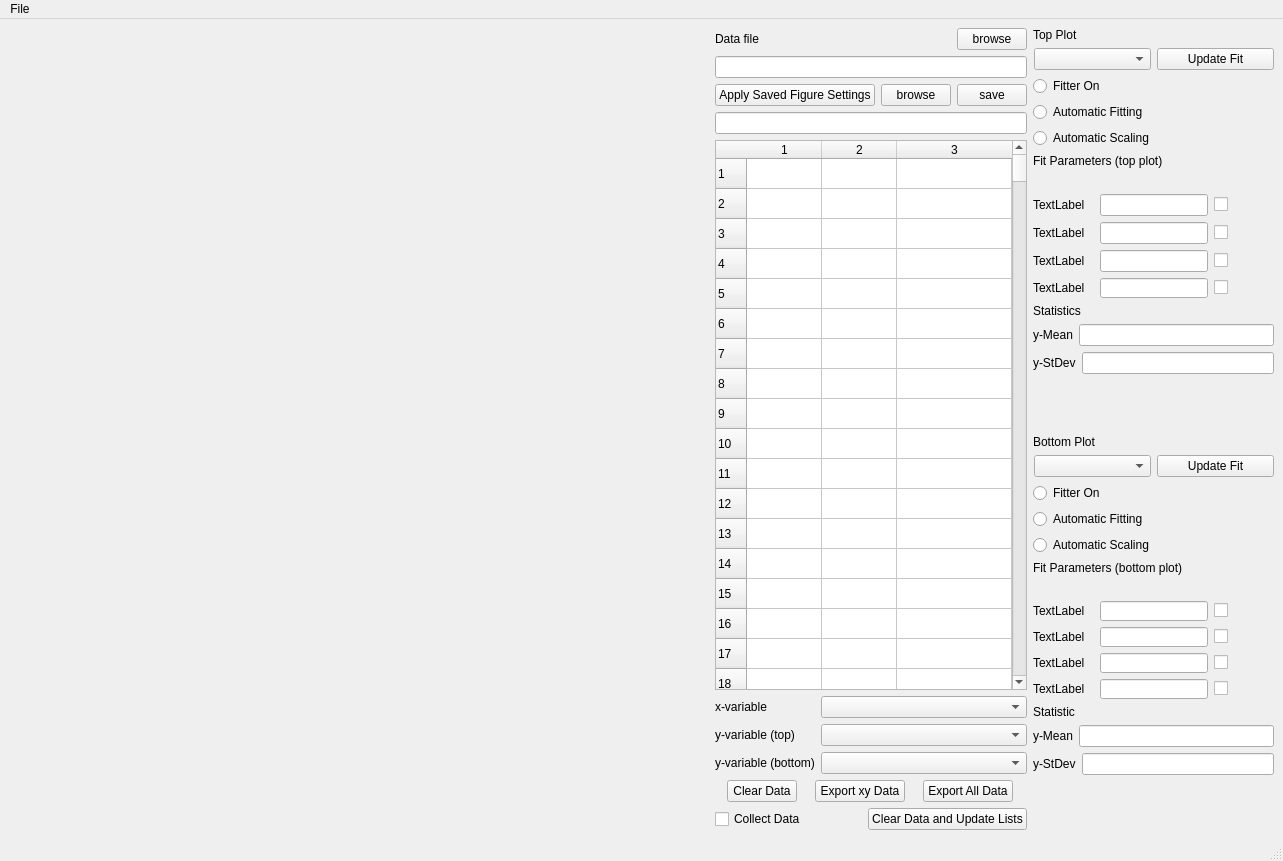
<?xml version="1.0" encoding="UTF-8"?>
<ui version="4.0">
 <class>MainWindow</class>
 <widget class="QMainWindow" name="MainWindow">
  <property name="geometry">
   <rect>
    <x>0</x>
    <y>0</y>
    <width>1283</width>
    <height>861</height>
   </rect>
  </property>
  <property name="windowTitle">
   <string>Data Analysis: Two plots</string>
  </property>
  <widget class="QWidget" name="centralwidget">
   <layout class="QHBoxLayout" name="horizontalLayout_22">
    <item>
     <layout class="QVBoxLayout" name="verticalLayout_3">
      <item>
       <widget class="QWidget" name="mplwindow" native="true">
        <property name="sizePolicy">
         <sizepolicy hsizetype="Expanding" vsizetype="Ignored">
          <horstretch>0</horstretch>
          <verstretch>0</verstretch>
         </sizepolicy>
        </property>
        <property name="minimumSize">
         <size>
          <width>700</width>
          <height>0</height>
         </size>
        </property>
        <layout class="QVBoxLayout" name="mplvl"/>
       </widget>
      </item>
      <item>
       <widget class="QWidget" name="mplwindow2" native="true">
        <property name="sizePolicy">
         <sizepolicy hsizetype="Expanding" vsizetype="Ignored">
          <horstretch>0</horstretch>
          <verstretch>0</verstretch>
         </sizepolicy>
        </property>
        <property name="minimumSize">
         <size>
          <width>700</width>
          <height>0</height>
         </size>
        </property>
        <layout class="QVBoxLayout" name="mplvl2"/>
       </widget>
      </item>
     </layout>
    </item>
    <item>
     <layout class="QVBoxLayout" name="verticalLayout">
      <item>
       <layout class="QHBoxLayout" name="horizontalLayout_4">
        <item>
         <widget class="QLabel" name="label">
          <property name="maximumSize">
           <size>
            <width>16777215</width>
            <height>16777215</height>
           </size>
          </property>
          <property name="text">
           <string>Data file</string>
          </property>
         </widget>
        </item>
        <item>
         <widget class="QPushButton" name="searchDataFile">
          <property name="maximumSize">
           <size>
            <width>70</width>
            <height>16777215</height>
           </size>
          </property>
          <property name="text">
           <string>browse</string>
          </property>
         </widget>
        </item>
       </layout>
      </item>
      <item>
       <widget class="QLineEdit" name="DataFileInput">
        <property name="sizePolicy">
         <sizepolicy hsizetype="Preferred" vsizetype="Fixed">
          <horstretch>0</horstretch>
          <verstretch>0</verstretch>
         </sizepolicy>
        </property>
        <property name="maximumSize">
         <size>
          <width>16777215</width>
          <height>16777215</height>
         </size>
        </property>
       </widget>
      </item>
      <item>
       <layout class="QHBoxLayout" name="horizontalLayout_5">
        <item>
         <widget class="QPushButton" name="settingsApply">
          <property name="text">
           <string>Apply Saved Figure Settings</string>
          </property>
         </widget>
        </item>
        <item>
         <widget class="QPushButton" name="settingsBrowse">
          <property name="maximumSize">
           <size>
            <width>70</width>
            <height>16777215</height>
           </size>
          </property>
          <property name="text">
           <string>browse</string>
          </property>
         </widget>
        </item>
        <item>
         <widget class="QPushButton" name="settingsSave">
          <property name="maximumSize">
           <size>
            <width>70</width>
            <height>16777215</height>
           </size>
          </property>
          <property name="text">
           <string>save</string>
          </property>
         </widget>
        </item>
       </layout>
      </item>
      <item>
       <widget class="QLineEdit" name="SettingsFileLE">
        <property name="maximumSize">
         <size>
          <width>16777215</width>
          <height>16777215</height>
         </size>
        </property>
       </widget>
      </item>
      <item>
       <widget class="QTableWidget" name="mpldata">
        <property name="sizePolicy">
         <sizepolicy hsizetype="Minimum" vsizetype="MinimumExpanding">
          <horstretch>0</horstretch>
          <verstretch>0</verstretch>
         </sizepolicy>
        </property>
        <property name="minimumSize">
         <size>
          <width>300</width>
          <height>200</height>
         </size>
        </property>
        <property name="editTriggers">
         <set>QAbstractItemView::NoEditTriggers</set>
        </property>
        <property name="rowCount">
         <number>1000</number>
        </property>
        <property name="columnCount">
         <number>3</number>
        </property>
        <attribute name="horizontalHeaderVisible">
         <bool>true</bool>
        </attribute>
        <attribute name="horizontalHeaderCascadingSectionResizes">
         <bool>false</bool>
        </attribute>
        <attribute name="horizontalHeaderDefaultSectionSize">
         <number>75</number>
        </attribute>
        <attribute name="horizontalHeaderStretchLastSection">
         <bool>true</bool>
        </attribute>
        <row/>
        <row/>
        <row/>
        <row/>
        <row/>
        <row/>
        <row/>
        <row/>
        <row/>
        <row/>
        <row/>
        <row/>
        <row/>
        <row/>
        <row/>
        <row/>
        <row/>
        <row/>
        <row/>
        <row/>
        <row/>
        <row/>
        <row/>
        <row/>
        <row/>
        <row/>
        <row/>
        <row/>
        <row/>
        <row/>
        <row/>
        <row/>
        <row/>
        <row/>
        <row/>
        <row/>
        <row/>
        <row/>
        <row/>
        <row/>
        <row/>
        <row/>
        <row/>
        <row/>
        <row/>
        <row/>
        <row/>
        <row/>
        <row/>
        <row/>
        <row/>
        <row/>
        <row/>
        <row/>
        <row/>
        <row/>
        <row/>
        <row/>
        <row/>
        <row/>
        <row/>
        <row/>
        <row/>
        <row/>
        <row/>
        <row/>
        <row/>
        <row/>
        <row/>
        <row/>
        <row/>
        <row/>
        <row/>
        <row/>
        <row/>
        <row/>
        <row/>
        <row/>
        <row/>
        <row/>
        <row/>
        <row/>
        <row/>
        <row/>
        <row/>
        <row/>
        <row/>
        <row/>
        <row/>
        <row/>
        <row/>
        <row/>
        <row/>
        <row/>
        <row/>
        <row/>
        <row/>
        <row/>
        <row/>
        <row/>
        <row/>
        <row/>
        <row/>
        <row/>
        <row/>
        <row/>
        <row/>
        <row/>
        <row/>
        <row/>
        <row/>
        <row/>
        <row/>
        <row/>
        <row/>
        <row/>
        <row/>
        <row/>
        <row/>
        <row/>
        <row/>
        <row/>
        <row/>
        <row/>
        <row/>
        <row/>
        <row/>
        <row/>
        <row/>
        <row/>
        <row/>
        <row/>
        <row/>
        <row/>
        <row/>
        <row/>
        <row/>
        <row/>
        <row/>
        <row/>
        <row/>
        <row/>
        <row/>
        <row/>
        <row/>
        <row/>
        <row/>
        <row/>
        <row/>
        <row/>
        <row/>
        <row/>
        <row/>
        <row/>
        <row/>
        <row/>
        <row/>
        <row/>
        <row/>
        <row/>
        <row/>
        <row/>
        <row/>
        <row/>
        <row/>
        <row/>
        <row/>
        <row/>
        <row/>
        <row/>
        <row/>
        <row/>
        <row/>
        <row/>
        <row/>
        <row/>
        <row/>
        <row/>
        <row/>
        <row/>
        <row/>
        <row/>
        <row/>
        <row/>
        <row/>
        <row/>
        <row/>
        <row/>
        <row/>
        <row/>
        <row/>
        <row/>
        <row/>
        <row/>
        <row/>
        <row/>
        <row/>
        <row/>
        <row/>
        <row/>
        <row/>
        <row/>
        <row/>
        <row/>
        <row/>
        <row/>
        <row/>
        <row/>
        <row/>
        <row/>
        <row/>
        <row/>
        <row/>
        <row/>
        <row/>
        <row/>
        <row/>
        <row/>
        <row/>
        <row/>
        <row/>
        <row/>
        <row/>
        <row/>
        <row/>
        <row/>
        <row/>
        <row/>
        <row/>
        <row/>
        <row/>
        <row/>
        <row/>
        <row/>
        <row/>
        <row/>
        <row/>
        <row/>
        <row/>
        <row/>
        <row/>
        <row/>
        <row/>
        <row/>
        <row/>
        <row/>
        <row/>
        <row/>
        <row/>
        <row/>
        <row/>
        <row/>
        <row/>
        <row/>
        <row/>
        <row/>
        <row/>
        <row/>
        <row/>
        <row/>
        <row/>
        <row/>
        <row/>
        <row/>
        <row/>
        <row/>
        <row/>
        <row/>
        <row/>
        <row/>
        <row/>
        <row/>
        <row/>
        <row/>
        <row/>
        <row/>
        <row/>
        <row/>
        <row/>
        <row/>
        <row/>
        <row/>
        <row/>
        <row/>
        <row/>
        <row/>
        <row/>
        <row/>
        <row/>
        <row/>
        <row/>
        <row/>
        <row/>
        <row/>
        <row/>
        <row/>
        <row/>
        <row/>
        <row/>
        <row/>
        <row/>
        <row/>
        <row/>
        <row/>
        <row/>
        <row/>
        <row/>
        <row/>
        <row/>
        <row/>
        <row/>
        <row/>
        <row/>
        <row/>
        <row/>
        <row/>
        <row/>
        <row/>
        <row/>
        <row/>
        <row/>
        <row/>
        <row/>
        <row/>
        <row/>
        <row/>
        <row/>
        <row/>
        <row/>
        <row/>
        <row/>
        <row/>
        <row/>
        <row/>
        <row/>
        <row/>
        <row/>
        <row/>
        <row/>
        <row/>
        <row/>
        <row/>
        <row/>
        <row/>
        <row/>
        <row/>
        <row/>
        <row/>
        <row/>
        <row/>
        <row/>
        <row/>
        <row/>
        <row/>
        <row/>
        <row/>
        <row/>
        <row/>
        <row/>
        <row/>
        <row/>
        <row/>
        <row/>
        <row/>
        <row/>
        <row/>
        <row/>
        <row/>
        <row/>
        <row/>
        <row/>
        <row/>
        <row/>
        <row/>
        <row/>
        <row/>
        <row/>
        <row/>
        <row/>
        <row/>
        <row/>
        <row/>
        <row/>
        <row/>
        <row/>
        <row/>
        <row/>
        <row/>
        <row/>
        <row/>
        <row/>
        <row/>
        <row/>
        <row/>
        <row/>
        <row/>
        <row/>
        <row/>
        <row/>
        <row/>
        <row/>
        <row/>
        <row/>
        <row/>
        <row/>
        <row/>
        <row/>
        <row/>
        <row/>
        <row/>
        <row/>
        <row/>
        <row/>
        <row/>
        <row/>
        <row/>
        <row/>
        <row/>
        <row/>
        <row/>
        <row/>
        <row/>
        <row/>
        <row/>
        <row/>
        <row/>
        <row/>
        <row/>
        <row/>
        <row/>
        <row/>
        <row/>
        <row/>
        <row/>
        <row/>
        <row/>
        <row/>
        <row/>
        <row/>
        <row/>
        <row/>
        <row/>
        <row/>
        <row/>
        <row/>
        <row/>
        <row/>
        <row/>
        <row/>
        <row/>
        <row/>
        <row/>
        <row/>
        <row/>
        <row/>
        <row/>
        <row/>
        <row/>
        <row/>
        <row/>
        <row/>
        <row/>
        <row/>
        <row/>
        <row/>
        <row/>
        <row/>
        <row/>
        <row/>
        <row/>
        <row/>
        <row/>
        <row/>
        <row/>
        <row/>
        <row/>
        <row/>
        <row/>
        <row/>
        <row/>
        <row/>
        <row/>
        <row/>
        <row/>
        <row/>
        <row/>
        <row/>
        <row/>
        <row/>
        <row/>
        <row/>
        <row/>
        <row/>
        <row/>
        <row/>
        <row/>
        <row/>
        <row/>
        <row/>
        <row/>
        <row/>
        <row/>
        <row/>
        <row/>
        <row/>
        <row/>
        <row/>
        <row/>
        <row/>
        <row/>
        <row/>
        <row/>
        <row/>
        <row/>
        <row/>
        <row/>
        <row/>
        <row/>
        <row/>
        <row/>
        <row/>
        <row/>
        <row/>
        <row/>
        <row/>
        <row/>
        <row/>
        <row/>
        <row/>
        <row/>
        <row/>
        <row/>
        <row/>
        <row/>
        <row/>
        <row/>
        <row/>
        <row/>
        <row/>
        <row/>
        <row/>
        <row/>
        <row/>
        <row/>
        <row/>
        <row/>
        <row/>
        <row/>
        <row/>
        <row/>
        <row/>
        <row/>
        <row/>
        <row/>
        <row/>
        <row/>
        <row/>
        <row/>
        <row/>
        <row/>
        <row/>
        <row/>
        <row/>
        <row/>
        <row/>
        <row/>
        <row/>
        <row/>
        <row/>
        <row/>
        <row/>
        <row/>
        <row/>
        <row/>
        <row/>
        <row/>
        <row/>
        <row/>
        <row/>
        <row/>
        <row/>
        <row/>
        <row/>
        <row/>
        <row/>
        <row/>
        <row/>
        <row/>
        <row/>
        <row/>
        <row/>
        <row/>
        <row/>
        <row/>
        <row/>
        <row/>
        <row/>
        <row/>
        <row/>
        <row/>
        <row/>
        <row/>
        <row/>
        <row/>
        <row/>
        <row/>
        <row/>
        <row/>
        <row/>
        <row/>
        <row/>
        <row/>
        <row/>
        <row/>
        <row/>
        <row/>
        <row/>
        <row/>
        <row/>
        <row/>
        <row/>
        <row/>
        <row/>
        <row/>
        <row/>
        <row/>
        <row/>
        <row/>
        <row/>
        <row/>
        <row/>
        <row/>
        <row/>
        <row/>
        <row/>
        <row/>
        <row/>
        <row/>
        <row/>
        <row/>
        <row/>
        <row/>
        <row/>
        <row/>
        <row/>
        <row/>
        <row/>
        <row/>
        <row/>
        <row/>
        <row/>
        <row/>
        <row/>
        <row/>
        <row/>
        <row/>
        <row/>
        <row/>
        <row/>
        <row/>
        <row/>
        <row/>
        <row/>
        <row/>
        <row/>
        <row/>
        <row/>
        <row/>
        <row/>
        <row/>
        <row/>
        <row/>
        <row/>
        <row/>
        <row/>
        <row/>
        <row/>
        <row/>
        <row/>
        <row/>
        <row/>
        <row/>
        <row/>
        <row/>
        <row/>
        <row/>
        <row/>
        <row/>
        <row/>
        <row/>
        <row/>
        <row/>
        <row/>
        <row/>
        <row/>
        <row/>
        <row/>
        <row/>
        <row/>
        <row/>
        <row/>
        <row/>
        <row/>
        <row/>
        <row/>
        <row/>
        <row/>
        <row/>
        <row/>
        <row/>
        <row/>
        <row/>
        <row/>
        <row/>
        <row/>
        <row/>
        <row/>
        <row/>
        <row/>
        <row/>
        <row/>
        <row/>
        <row/>
        <row/>
        <row/>
        <row/>
        <row/>
        <row/>
        <row/>
        <row/>
        <row/>
        <row/>
        <row/>
        <row/>
        <row/>
        <row/>
        <row/>
        <row/>
        <row/>
        <row/>
        <row/>
        <row/>
        <row/>
        <row/>
        <row/>
        <row/>
        <row/>
        <row/>
        <row/>
        <row/>
        <row/>
        <row/>
        <row/>
        <row/>
        <row/>
        <row/>
        <row/>
        <row/>
        <row/>
        <row/>
        <row/>
        <row/>
        <row/>
        <row/>
        <row/>
        <row/>
        <row/>
        <row/>
        <row/>
        <row/>
        <row/>
        <row/>
        <row/>
        <row/>
        <row/>
        <row/>
        <row/>
        <row/>
        <row/>
        <row/>
        <row/>
        <row/>
        <row/>
        <row/>
        <row/>
        <row/>
        <row/>
        <row/>
        <row/>
        <row/>
        <row/>
        <row/>
        <row/>
        <row/>
        <row/>
        <row/>
        <row/>
        <row/>
        <row/>
        <row/>
        <row/>
        <row/>
        <row/>
        <row/>
        <row/>
        <row/>
        <row/>
        <row/>
        <row/>
        <row/>
        <row/>
        <row/>
        <row/>
        <row/>
        <row/>
        <row/>
        <row/>
        <row/>
        <row/>
        <row/>
        <row/>
        <row/>
        <row/>
        <row/>
        <row/>
        <row/>
        <row/>
        <row/>
        <row/>
        <row/>
        <row/>
        <row/>
        <row/>
        <row/>
        <row/>
        <row/>
        <row/>
        <row/>
        <row/>
        <row/>
        <row/>
        <row/>
        <row/>
        <row/>
        <row/>
        <row/>
        <row/>
        <row/>
        <row/>
        <row/>
        <row/>
        <row/>
        <row/>
        <row/>
        <row/>
        <row/>
        <row/>
        <row/>
        <row/>
        <row/>
        <row/>
        <row/>
        <row/>
        <row/>
        <row/>
        <row/>
        <row/>
        <row/>
        <row/>
        <row/>
        <row/>
        <row/>
        <row/>
        <row/>
        <row/>
        <row/>
        <row/>
        <row/>
        <row/>
        <row/>
        <row/>
        <row/>
        <row/>
        <row/>
        <row/>
        <row/>
        <row/>
        <row/>
        <row/>
        <row/>
        <row/>
        <row/>
        <row/>
        <row/>
        <row/>
        <row/>
        <row/>
        <row/>
        <row/>
        <row/>
        <row/>
        <row/>
        <row/>
        <row/>
        <row/>
        <row/>
        <row/>
        <row/>
        <row/>
        <row/>
        <row/>
        <row/>
        <row/>
        <row/>
        <row/>
        <row/>
        <row/>
        <row/>
        <row/>
        <row/>
        <row/>
        <row/>
        <row/>
        <row/>
        <row/>
        <row/>
        <row/>
        <row/>
        <row/>
        <row/>
        <row/>
        <row/>
        <row/>
        <row/>
        <row/>
        <row/>
        <row/>
        <row/>
        <row/>
        <row/>
        <row/>
        <row/>
        <row/>
        <row/>
        <row/>
        <row/>
        <row/>
        <row/>
        <row/>
        <row/>
        <row/>
        <row/>
        <row/>
        <row/>
        <row/>
        <row/>
        <row/>
        <row/>
        <row/>
        <row/>
        <row/>
        <row/>
        <row/>
        <row/>
        <row/>
        <row/>
        <row/>
        <row/>
        <row/>
        <row/>
        <row/>
        <row/>
        <row/>
        <row/>
        <row/>
        <row/>
        <row/>
        <row/>
        <row/>
        <row/>
        <row/>
        <row/>
        <row/>
        <row/>
        <row/>
        <row/>
        <row/>
        <row/>
        <row/>
        <row/>
        <row/>
        <row/>
        <row/>
        <row/>
        <row/>
        <row/>
        <row/>
        <row/>
        <row/>
        <row/>
        <column/>
        <column/>
        <column/>
       </widget>
      </item>
      <item>
       <layout class="QHBoxLayout" name="horizontalLayout_3">
        <item>
         <widget class="QLabel" name="comboControlLabel">
          <property name="maximumSize">
           <size>
            <width>100</width>
            <height>16777215</height>
           </size>
          </property>
          <property name="text">
           <string>x-variable</string>
          </property>
         </widget>
        </item>
        <item>
         <widget class="QComboBox" name="comboControl">
          <property name="maximumSize">
           <size>
            <width>250</width>
            <height>16777215</height>
           </size>
          </property>
         </widget>
        </item>
       </layout>
      </item>
      <item>
       <layout class="QHBoxLayout" name="horizontalLayout">
        <item>
         <widget class="QLabel" name="comboMmtLabel">
          <property name="maximumSize">
           <size>
            <width>100</width>
            <height>16777215</height>
           </size>
          </property>
          <property name="text">
           <string>y-variable (top)</string>
          </property>
         </widget>
        </item>
        <item>
         <widget class="QComboBox" name="comboMmt">
          <property name="maximumSize">
           <size>
            <width>250</width>
            <height>16777215</height>
           </size>
          </property>
         </widget>
        </item>
       </layout>
      </item>
      <item>
       <layout class="QHBoxLayout" name="horizontalLayout_13">
        <item>
         <widget class="QLabel" name="label_3">
          <property name="maximumSize">
           <size>
            <width>100</width>
            <height>16777215</height>
           </size>
          </property>
          <property name="text">
           <string>y-variable (bottom)</string>
          </property>
         </widget>
        </item>
        <item>
         <widget class="QComboBox" name="comboMmt2">
          <property name="maximumSize">
           <size>
            <width>250</width>
            <height>16777215</height>
           </size>
          </property>
         </widget>
        </item>
       </layout>
      </item>
      <item>
       <layout class="QHBoxLayout" name="horizontalLayout_2">
        <item>
         <widget class="QPushButton" name="ClrData">
          <property name="maximumSize">
           <size>
            <width>70</width>
            <height>16777215</height>
           </size>
          </property>
          <property name="text">
           <string>Clear Data</string>
          </property>
         </widget>
        </item>
        <item>
         <widget class="QPushButton" name="ExportData">
          <property name="maximumSize">
           <size>
            <width>90</width>
            <height>16777215</height>
           </size>
          </property>
          <property name="text">
           <string>Export xy Data</string>
          </property>
         </widget>
        </item>
        <item>
         <widget class="QPushButton" name="ExportAllData">
          <property name="maximumSize">
           <size>
            <width>90</width>
            <height>16777215</height>
           </size>
          </property>
          <property name="text">
           <string>Export All Data</string>
          </property>
         </widget>
        </item>
       </layout>
      </item>
      <item>
       <layout class="QHBoxLayout" name="horizontalLayout_11">
        <item>
         <widget class="QCheckBox" name="CollectData">
          <property name="maximumSize">
           <size>
            <width>200</width>
            <height>16777215</height>
           </size>
          </property>
          <property name="text">
           <string>Collect Data</string>
          </property>
         </widget>
        </item>
        <item>
         <widget class="QPushButton" name="updatelists">
          <property name="maximumSize">
           <size>
            <width>200</width>
            <height>16777215</height>
           </size>
          </property>
          <property name="text">
           <string>Clear Data and Update Lists</string>
          </property>
         </widget>
        </item>
       </layout>
      </item>
     </layout>
    </item>
    <item>
     <layout class="QVBoxLayout" name="verticalLayout_6">
      <item>
       <layout class="QVBoxLayout" name="verticalLayout_5">
        <item>
         <widget class="QLabel" name="label_7">
          <property name="text">
           <string>Top Plot</string>
          </property>
         </widget>
        </item>
        <item>
         <layout class="QHBoxLayout" name="horizontalLayout_6">
          <property name="leftMargin">
           <number>1</number>
          </property>
          <item>
           <widget class="QComboBox" name="comboFitType"/>
          </item>
          <item>
           <widget class="QPushButton" name="UpdateFit">
            <property name="text">
             <string>Update Fit</string>
            </property>
           </widget>
          </item>
         </layout>
        </item>
        <item>
         <widget class="QRadioButton" name="FitOnButton">
          <property name="text">
           <string>Fitter On</string>
          </property>
          <property name="autoExclusive">
           <bool>false</bool>
          </property>
         </widget>
        </item>
        <item>
         <widget class="QRadioButton" name="AutoFitOn">
          <property name="text">
           <string>Automatic Fitting</string>
          </property>
          <property name="autoExclusive">
           <bool>false</bool>
          </property>
         </widget>
        </item>
        <item>
         <widget class="QRadioButton" name="AutoScale1">
          <property name="enabled">
           <bool>true</bool>
          </property>
          <property name="text">
           <string>Automatic Scaling</string>
          </property>
          <property name="autoExclusive">
           <bool>false</bool>
          </property>
         </widget>
        </item>
       </layout>
      </item>
      <item>
       <layout class="QVBoxLayout" name="verticalLayout_4">
        <item>
         <widget class="QLabel" name="lblFitParams">
          <property name="text">
           <string>Fit Parameters (top plot)</string>
          </property>
         </widget>
        </item>
        <item>
         <widget class="QLabel" name="equationLabel">
          <property name="text">
           <string/>
          </property>
         </widget>
        </item>
        <item>
         <layout class="QHBoxLayout" name="horizontalLayout_10">
          <item>
           <widget class="QLabel" name="lblFitParam1">
            <property name="sizePolicy">
             <sizepolicy hsizetype="Fixed" vsizetype="Preferred">
              <horstretch>0</horstretch>
              <verstretch>0</verstretch>
             </sizepolicy>
            </property>
            <property name="maximumSize">
             <size>
              <width>70</width>
              <height>16777215</height>
             </size>
            </property>
            <property name="text">
             <string>TextLabel</string>
            </property>
           </widget>
          </item>
          <item>
           <widget class="QLineEdit" name="fitParam1">
            <property name="sizePolicy">
             <sizepolicy hsizetype="Maximum" vsizetype="Fixed">
              <horstretch>0</horstretch>
              <verstretch>0</verstretch>
             </sizepolicy>
            </property>
            <property name="maximumSize">
             <size>
              <width>170</width>
              <height>16777215</height>
             </size>
            </property>
           </widget>
          </item>
          <item>
           <widget class="QCheckBox" name="fixFitParam1">
            <property name="text">
             <string/>
            </property>
           </widget>
          </item>
         </layout>
        </item>
        <item>
         <layout class="QHBoxLayout" name="horizontalLayout_9">
          <item>
           <widget class="QLabel" name="lblFitParam2">
            <property name="sizePolicy">
             <sizepolicy hsizetype="Fixed" vsizetype="Preferred">
              <horstretch>0</horstretch>
              <verstretch>0</verstretch>
             </sizepolicy>
            </property>
            <property name="maximumSize">
             <size>
              <width>70</width>
              <height>16777215</height>
             </size>
            </property>
            <property name="text">
             <string>TextLabel</string>
            </property>
           </widget>
          </item>
          <item>
           <widget class="QLineEdit" name="fitParam2">
            <property name="sizePolicy">
             <sizepolicy hsizetype="Maximum" vsizetype="Fixed">
              <horstretch>0</horstretch>
              <verstretch>0</verstretch>
             </sizepolicy>
            </property>
            <property name="maximumSize">
             <size>
              <width>170</width>
              <height>16777215</height>
             </size>
            </property>
           </widget>
          </item>
          <item>
           <widget class="QCheckBox" name="fixFitParam2">
            <property name="text">
             <string/>
            </property>
           </widget>
          </item>
         </layout>
        </item>
        <item>
         <layout class="QHBoxLayout" name="horizontalLayout_8">
          <item>
           <widget class="QLabel" name="lblFitParam3">
            <property name="sizePolicy">
             <sizepolicy hsizetype="Fixed" vsizetype="Preferred">
              <horstretch>0</horstretch>
              <verstretch>0</verstretch>
             </sizepolicy>
            </property>
            <property name="maximumSize">
             <size>
              <width>70</width>
              <height>16777215</height>
             </size>
            </property>
            <property name="text">
             <string>TextLabel</string>
            </property>
           </widget>
          </item>
          <item>
           <widget class="QLineEdit" name="fitParam3">
            <property name="sizePolicy">
             <sizepolicy hsizetype="Maximum" vsizetype="Fixed">
              <horstretch>0</horstretch>
              <verstretch>0</verstretch>
             </sizepolicy>
            </property>
            <property name="maximumSize">
             <size>
              <width>170</width>
              <height>16777215</height>
             </size>
            </property>
           </widget>
          </item>
          <item>
           <widget class="QCheckBox" name="fixFitParam3">
            <property name="text">
             <string/>
            </property>
           </widget>
          </item>
         </layout>
        </item>
        <item>
         <layout class="QHBoxLayout" name="horizontalLayout_7">
          <item>
           <widget class="QLabel" name="lblFitParam4">
            <property name="sizePolicy">
             <sizepolicy hsizetype="Fixed" vsizetype="Preferred">
              <horstretch>0</horstretch>
              <verstretch>0</verstretch>
             </sizepolicy>
            </property>
            <property name="maximumSize">
             <size>
              <width>70</width>
              <height>16777215</height>
             </size>
            </property>
            <property name="text">
             <string>TextLabel</string>
            </property>
           </widget>
          </item>
          <item>
           <widget class="QLineEdit" name="fitParam4">
            <property name="sizePolicy">
             <sizepolicy hsizetype="Maximum" vsizetype="Fixed">
              <horstretch>0</horstretch>
              <verstretch>0</verstretch>
             </sizepolicy>
            </property>
            <property name="maximumSize">
             <size>
              <width>170</width>
              <height>20</height>
             </size>
            </property>
           </widget>
          </item>
          <item>
           <widget class="QCheckBox" name="fixFitParam4">
            <property name="text">
             <string/>
            </property>
           </widget>
          </item>
         </layout>
        </item>
        <item>
         <widget class="QLabel" name="label_4">
          <property name="text">
           <string>Statistics</string>
          </property>
         </widget>
        </item>
        <item>
         <layout class="QHBoxLayout" name="horizontalLayout_12">
          <item>
           <widget class="QLabel" name="label_2">
            <property name="text">
             <string>y-Mean</string>
            </property>
           </widget>
          </item>
          <item>
           <widget class="QLineEdit" name="meanLE"/>
          </item>
         </layout>
        </item>
        <item>
         <layout class="QHBoxLayout" name="horizontalLayout_15">
          <item>
           <widget class="QLabel" name="label_5">
            <property name="text">
             <string>y-StDev</string>
            </property>
           </widget>
          </item>
          <item>
           <widget class="QLineEdit" name="stdLE"/>
          </item>
         </layout>
        </item>
        <item>
         <spacer name="verticalSpacer">
          <property name="orientation">
           <enum>Qt::Vertical</enum>
          </property>
          <property name="sizeHint" stdset="0">
           <size>
            <width>20</width>
            <height>40</height>
           </size>
          </property>
         </spacer>
        </item>
        <item>
         <layout class="QVBoxLayout" name="verticalLayout_7">
          <item>
           <widget class="QLabel" name="label_6">
            <property name="text">
             <string>Bottom Plot</string>
            </property>
           </widget>
          </item>
          <item>
           <layout class="QHBoxLayout" name="horizontalLayout_19">
            <property name="leftMargin">
             <number>1</number>
            </property>
            <item>
             <widget class="QComboBox" name="comboFit2Type"/>
            </item>
            <item>
             <widget class="QPushButton" name="UpdateFit2">
              <property name="text">
               <string>Update Fit</string>
              </property>
             </widget>
            </item>
           </layout>
          </item>
          <item>
           <widget class="QRadioButton" name="FitOnButton2">
            <property name="text">
             <string>Fitter On</string>
            </property>
            <property name="autoExclusive">
             <bool>false</bool>
            </property>
           </widget>
          </item>
          <item>
           <widget class="QRadioButton" name="AutoFitOn2">
            <property name="text">
             <string>Automatic Fitting</string>
            </property>
            <property name="autoExclusive">
             <bool>false</bool>
            </property>
           </widget>
          </item>
          <item>
           <widget class="QRadioButton" name="AutoScale2">
            <property name="text">
             <string>Automatic Scaling</string>
            </property>
            <property name="autoExclusive">
             <bool>false</bool>
            </property>
           </widget>
          </item>
         </layout>
        </item>
        <item>
         <widget class="QLabel" name="lblFitParams_2">
          <property name="text">
           <string>Fit Parameters (bottom plot)</string>
          </property>
         </widget>
        </item>
        <item>
         <widget class="QLabel" name="equationLabel2">
          <property name="text">
           <string/>
          </property>
         </widget>
        </item>
        <item>
         <layout class="QHBoxLayout" name="horizontalLayout_14">
          <item>
           <widget class="QLabel" name="lblFit2Param1">
            <property name="sizePolicy">
             <sizepolicy hsizetype="Fixed" vsizetype="Preferred">
              <horstretch>0</horstretch>
              <verstretch>0</verstretch>
             </sizepolicy>
            </property>
            <property name="maximumSize">
             <size>
              <width>70</width>
              <height>16777215</height>
             </size>
            </property>
            <property name="text">
             <string>TextLabel</string>
            </property>
           </widget>
          </item>
          <item>
           <widget class="QLineEdit" name="fit2Param1">
            <property name="sizePolicy">
             <sizepolicy hsizetype="Maximum" vsizetype="Fixed">
              <horstretch>0</horstretch>
              <verstretch>0</verstretch>
             </sizepolicy>
            </property>
            <property name="maximumSize">
             <size>
              <width>170</width>
              <height>20</height>
             </size>
            </property>
           </widget>
          </item>
          <item>
           <widget class="QCheckBox" name="fixFit2Param1">
            <property name="text">
             <string/>
            </property>
           </widget>
          </item>
         </layout>
        </item>
        <item>
         <layout class="QHBoxLayout" name="horizontalLayout_16">
          <item>
           <widget class="QLabel" name="lblFit2Param2">
            <property name="sizePolicy">
             <sizepolicy hsizetype="Fixed" vsizetype="Preferred">
              <horstretch>0</horstretch>
              <verstretch>0</verstretch>
             </sizepolicy>
            </property>
            <property name="maximumSize">
             <size>
              <width>70</width>
              <height>16777215</height>
             </size>
            </property>
            <property name="text">
             <string>TextLabel</string>
            </property>
           </widget>
          </item>
          <item>
           <widget class="QLineEdit" name="fit2Param2">
            <property name="sizePolicy">
             <sizepolicy hsizetype="Maximum" vsizetype="Fixed">
              <horstretch>0</horstretch>
              <verstretch>0</verstretch>
             </sizepolicy>
            </property>
            <property name="maximumSize">
             <size>
              <width>170</width>
              <height>20</height>
             </size>
            </property>
           </widget>
          </item>
          <item>
           <widget class="QCheckBox" name="fixFit2Param2">
            <property name="text">
             <string/>
            </property>
           </widget>
          </item>
         </layout>
        </item>
        <item>
         <layout class="QHBoxLayout" name="horizontalLayout_17">
          <item>
           <widget class="QLabel" name="lblFit2Param3">
            <property name="sizePolicy">
             <sizepolicy hsizetype="Fixed" vsizetype="Preferred">
              <horstretch>0</horstretch>
              <verstretch>0</verstretch>
             </sizepolicy>
            </property>
            <property name="maximumSize">
             <size>
              <width>70</width>
              <height>16777215</height>
             </size>
            </property>
            <property name="text">
             <string>TextLabel</string>
            </property>
           </widget>
          </item>
          <item>
           <widget class="QLineEdit" name="fit2Param3">
            <property name="sizePolicy">
             <sizepolicy hsizetype="Maximum" vsizetype="Fixed">
              <horstretch>0</horstretch>
              <verstretch>0</verstretch>
             </sizepolicy>
            </property>
            <property name="maximumSize">
             <size>
              <width>170</width>
              <height>20</height>
             </size>
            </property>
           </widget>
          </item>
          <item>
           <widget class="QCheckBox" name="fixFit2Param3">
            <property name="text">
             <string/>
            </property>
           </widget>
          </item>
         </layout>
        </item>
        <item>
         <layout class="QHBoxLayout" name="horizontalLayout_18">
          <item>
           <widget class="QLabel" name="lblFit2Param4">
            <property name="sizePolicy">
             <sizepolicy hsizetype="Fixed" vsizetype="Preferred">
              <horstretch>0</horstretch>
              <verstretch>0</verstretch>
             </sizepolicy>
            </property>
            <property name="maximumSize">
             <size>
              <width>70</width>
              <height>16777215</height>
             </size>
            </property>
            <property name="text">
             <string>TextLabel</string>
            </property>
           </widget>
          </item>
          <item>
           <widget class="QLineEdit" name="fit2Param4">
            <property name="sizePolicy">
             <sizepolicy hsizetype="Maximum" vsizetype="Fixed">
              <horstretch>0</horstretch>
              <verstretch>0</verstretch>
             </sizepolicy>
            </property>
            <property name="maximumSize">
             <size>
              <width>170</width>
              <height>20</height>
             </size>
            </property>
           </widget>
          </item>
          <item>
           <widget class="QCheckBox" name="fixFit2Param4">
            <property name="text">
             <string/>
            </property>
           </widget>
          </item>
         </layout>
        </item>
        <item>
         <widget class="QLabel" name="label_10">
          <property name="text">
           <string>Statistic</string>
          </property>
         </widget>
        </item>
        <item>
         <layout class="QHBoxLayout" name="horizontalLayout_20">
          <item>
           <widget class="QLabel" name="label_8">
            <property name="text">
             <string>y-Mean</string>
            </property>
           </widget>
          </item>
          <item>
           <widget class="QLineEdit" name="mean2LE"/>
          </item>
         </layout>
        </item>
        <item>
         <layout class="QHBoxLayout" name="horizontalLayout_21">
          <item>
           <widget class="QLabel" name="label_9">
            <property name="text">
             <string>y-StDev</string>
            </property>
           </widget>
          </item>
          <item>
           <widget class="QLineEdit" name="std2LE"/>
          </item>
         </layout>
        </item>
        <item>
         <spacer name="verticalSpacer_2">
          <property name="orientation">
           <enum>Qt::Vertical</enum>
          </property>
          <property name="sizeHint" stdset="0">
           <size>
            <width>20</width>
            <height>40</height>
           </size>
          </property>
         </spacer>
        </item>
       </layout>
      </item>
     </layout>
    </item>
   </layout>
  </widget>
  <widget class="QMenuBar" name="menubar">
   <property name="geometry">
    <rect>
     <x>0</x>
     <y>0</y>
     <width>1283</width>
     <height>21</height>
    </rect>
   </property>
   <widget class="QMenu" name="menuClose_Window">
    <property name="title">
     <string>File</string>
    </property>
    <addaction name="actionQuit"/>
   </widget>
   <addaction name="menuClose_Window"/>
  </widget>
  <widget class="QStatusBar" name="statusbar"/>
  <action name="actionQuit">
   <property name="text">
    <string>Quit</string>
   </property>
   <property name="menuRole">
    <enum>QAction::QuitRole</enum>
   </property>
  </action>
 </widget>
 <resources/>
 <connections>
  <connection>
   <sender>actionQuit</sender>
   <signal>triggered()</signal>
   <receiver>MainWindow</receiver>
   <slot>close()</slot>
   <hints>
    <hint type="sourcelabel">
     <x>-1</x>
     <y>-1</y>
    </hint>
    <hint type="destinationlabel">
     <x>641</x>
     <y>430</y>
    </hint>
   </hints>
  </connection>
 </connections>
</ui>
